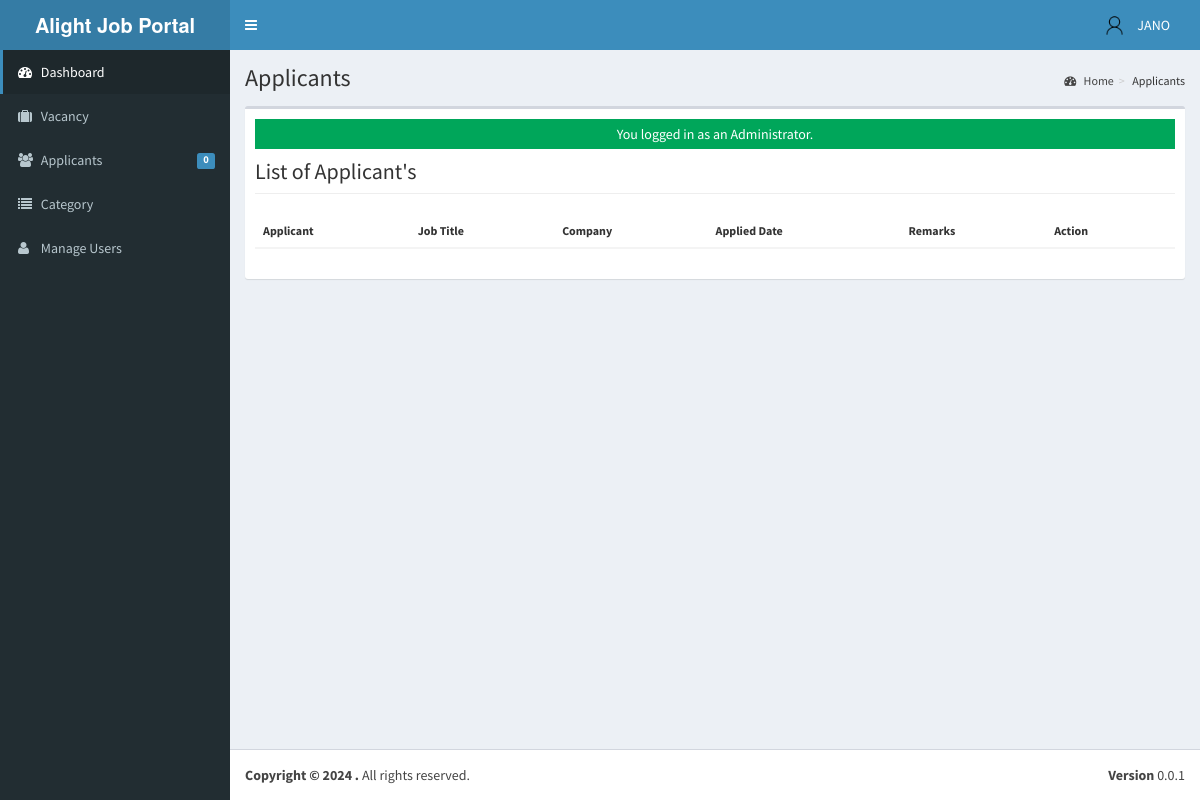
Page /admin/applicants/ (signed in) on the earlier database version.
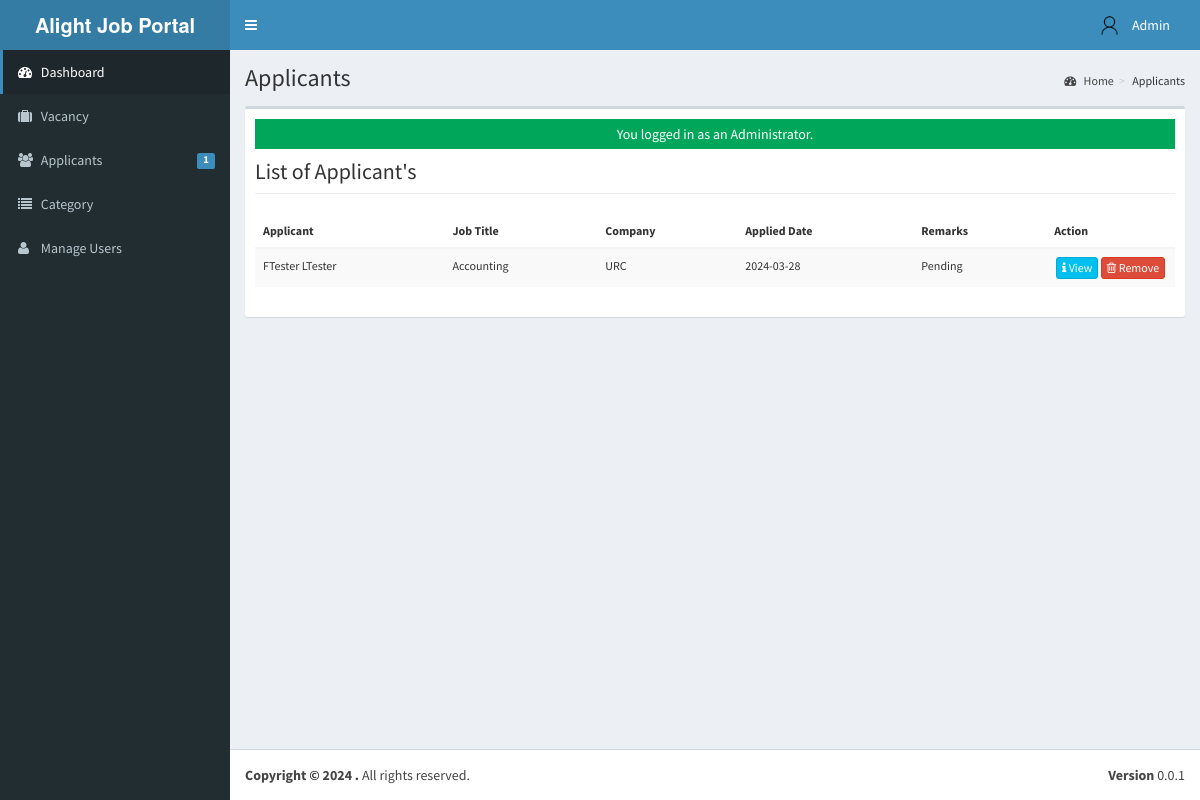
Same page on the later database version.
### tables this page shows
CREATE TABLE `tblusers` (
  `USERID` varchar(30) NOT NULL,
  `FULLNAME` varchar(40) NOT NULL,
  `USERNAME` varchar(90) NOT NULL,
  `PASS` varchar(90) NOT NULL,
  `ROLE` varchar(30) NOT NULL,
  `PICLOCATION` varchar(255) NOT NULL
);

CREATE TABLE `tbljobregistration` (
  `REGISTRATIONID` int(11) NOT NULL,
  `COMPANYID` int(11) NOT NULL,
  `JOBID` int(11) NOT NULL,
  `APPLICANTID` int(11) NOT NULL,
  `APPLICANT` varchar(90) NOT NULL,
  `REGISTRATIONDATE` date NOT NULL,
  `REMARKS` varchar(255) NOT NULL DEFAULT 'Pending',
  `FILEID` int(11) NOT NULL,
  `PENDINGAPPLICATION` tinyint(1) NOT NULL DEFAULT 1,
  `HVIEW` tinyint(1) NOT NULL DEFAULT 1,
  `DATETIMEAPPROVED` datetime NOT NULL
);

CREATE TABLE `tbljob` (
  `JOBID` int(11) NOT NULL,
  `COMPANYID` int(11) NOT NULL,
  `CATEGORY` varchar(90) NOT NULL,
  `OCCUPATIONTITLE` varchar(90) NOT NULL,
  `REQ_NO_EMPLOYEES` int(11) NOT NULL,
  `SALARIES` double NOT NULL,
  `DURATION_EMPLOYEMENT` varchar(90) NOT NULL,
  `QUALIFICATION_WORKEXPERIENCE` text NOT NULL,
  `JOBDESCRIPTION` text NOT NULL,
  `PREFEREDSEX` varchar(30) NOT NULL,
  `SECTOR_VACANCY` text NOT NULL,
  `JOBSTATUS` varchar(90) NOT NULL,
  `DATEPOSTED` datetime NOT NULL
);

CREATE TABLE `tblcompany` (
  `COMPANYID` int(11) NOT NULL,
  `COMPANYNAME` varchar(90) NOT NULL,
  `COMPANYADDRESS` varchar(90) NOT NULL,
  `COMPANYCONTACTNO` varchar(30) NOT NULL,
  `COMPANYSTATUS` varchar(90) NOT NULL,
  `COMPANYMISSION` text NOT NULL
);

### admin/applicants/index.php (called while the page is built, shortened)
<?php
require_once("../../include/initialize.php");
 $title="Applicants";
require_once ("../theme/templates.php");
?>

### include/database.php (called while the page is built, shortened)
<?php
class Database {
	var $query = '';
	public $conn;
	public function open_connection() {
		try {
		$this->conn = new PDO("mysql:host=".server.";dbname=".database_name. "", user,pass);
		$this->conn->setAttribute(PDO::ATTR_ERRMODE, PDO::ERRMODE_EXCEPTION);
		}catch(PDOException $e){
			echo "Problem in database connection! Contact administrator!". $e->getMessage();
		}
	}
	function setQuery($sql='') {
		try {
		   $this->sql_string=$sql;
			$this->query = $this->conn->prepare($this->sql_string);
			$this->query->execute();
		  } catch (PDOException $e) {
		    echo "Failed to get query handle: " . $e->getMessage() . "\n";
		    exit;
		  }
	}
	function loadResultList() {
		$results = $this->query->fetchAll(PDO::FETCH_OBJ);
		return $results;
	}
	function loadSingleResult() {
		$results = $this->query->fetch(PDO::FETCH_OBJ);
		return $results;
	}
}
$mydb = new Database();
?>

### include/accounts.php (called while the page is built, shortened)
<?php
require_once(LIB_PATH.DS.'database.php');
class User {
	protected static  $tblname = "tblusers";
	function single_user($id=""){
			global $mydb;
			$mydb->setQuery("SELECT * FROM ".self::$tblname."
				Where USERID= '{$id}' LIMIT 1");
			$cur = $mydb->loadSingleResult();
			return $cur;
	}
}
?>

### include/function.php (called while the page is built, shortened)
<?php
function currentpage(){
		$this_page = $_SERVER['SCRIPT_NAME'];
	    $bits = explode('/',$this_page);
		 return $bits[3];
	}
		?>

### admin/applicants/list.php (the view, shortened to what the changed rows need)
<div class="row">
   <div class="col-lg-12">
           <h1 class="page-header">List of Applicant's   </h1>
      		</div>
  		 </div>
					<form class="wow fadeInDownaction" action="controller.php?action=delete" Method="POST">
						<table id="dash-table" class="table table-striped  table-hover table-responsive" style="font-size:12px" cellspacing="0">
						  <thead>
						  	<tr>
								<th>Applicant</th>
								<th>Job Title</th>
								<th>Company</th>
								<th>Applied Date</th>
								<th>Remarks</th>
								<th width="14%" >Action</th>
						  	</tr>
						  </thead>
						  <tbody>
						  	<?php
						  		$mydb->setQuery("SELECT * FROM `tblcompany` c  , `tbljobregistration` j, `tbljob` j2, `tblapplicants` a WHERE c.`COMPANYID`=j.`COMPANYID` AND  j.`JOBID`=j2.`JOBID` AND j.`APPLICANTID`=a.`APPLICANTID` ");
						  		$cur = $mydb->loadResultList();
								foreach ($cur as $result) {
						  		echo '<tr>';
						  		echo '<td>'. $result->APPLICANT.'</td>';
						  		echo '<td>' . $result->OCCUPATIONTITLE.'</a></td>';
						  		echo '<td>' . $result->COMPANYNAME.'</a></td>';
						  		echo '<td>'. $result->REGISTRATIONDATE.'</td>';
						  		echo '<td>'. $result->REMARKS.'</td>';
				  				echo '<td align="center" >
				  		             <a title="View" href="index.php?view=view&id='.$result->REGISTRATIONID.'"  class="btn btn-info btn-xs  ">
				  		             <span class="fa fa-info fw-fa"></span> View</a>
				  		             <a title="Remove" href="controller.php?action=delete&id='.$result->REGISTRATIONID.'"  class="btn btn-danger btn-xs  ">
				  		             <span class="fa fa-trash-o fw-fa"></span> Remove</a>
				  					 </td>';
						  		echo '</tr>';
						  	}
						  	?>
						  </tbody>
						</table>
						</form>

### admin/theme/templates.php (shortened to what the changed rows need)
<!DOCTYPE html>
<html>
    <head>
        <link rel="stylesheet" href="<?php echo web_root;?>bootstrap/css/bootstrap.min.css">
        <link rel="stylesheet" href="<?php echo web_root;?>plugins/font-awesome/css/font-awesome.min.css">
        <link rel="stylesheet" href="<?php echo web_root;?>dist/css/AdminLTE.min.css">
        <link rel="stylesheet" href="<?php echo web_root;?>dist/css/skins/_all-skins.min.css">
        <link rel="stylesheet" href="<?php echo web_root;?>plugins/iCheck/flat/blue.css">
        <link rel="stylesheet" href="<?php echo web_root;?>plugins/morris/morris.css">
        <link rel="stylesheet" href="<?php echo web_root;?>plugins/jvectormap/jquery-jvectormap-1.2.2.css">
        <link href="<?php echo web_root; ?>plugins/datepicker/bootstrap-datetimepicker.min.css" rel="stylesheet" media="screen">
        <link rel="stylesheet" href="<?php echo web_root;?>plugins/dataTables/jquery.dataTables.min.css">
        <link rel="stylesheet" href="<?php echo web_root;?>plugins/bootstrap-wysihtml5/bootstrap3-wysihtml5.min.css">
    </head>
 <body class="hold-transition skin-blue fixed sidebar-mini">
<div class="wrapper">
  <header class="main-header">
    <nav class="navbar navbar-static-top" role="navigation">
      <div class="navbar-custom-menu">
        <ul class="nav navbar-nav">
          <?php
              $user = New User();
              $singleuser = $user->single_user($_SESSION['ADMIN_USERID']);
          ?>
          <li class="dropdown user user-menu" style="padding-right: 15px;"  >
            <a href="#" class="dropdown-toggle" data-toggle="dropdown">
              <img src="<?php echo web_root.'admin/user/photos/user.png';?>" class="user-image" alt="User Image">
              <span class="hidden-xs"><?php echo $singleuser->FULLNAME; ?></span>
            </a>
          </li>
        </ul>
      </div>
    </nav>
  </header>
  <aside class="main-sidebar">
    <section class="sidebar">
      <ul class="sidebar-menu">
        <li class="<?php echo (currentpage() == 'applicants') ? "active" : false;?>" >
          <a href="<?php echo web_root ;?>admin/applicants/">
            <i class="fa fa-users"></i> <span>Applicants</span>
            <span class="label label-primary pull-right">
              <?php
                $sql = "SELECT count(*) as 'APPL' FROM `tbljobregistration` WHERE `PENDINGAPPLICATION`=1";
                $mydb->setQuery($sql);
                $pending = $mydb->loadSingleResult();
                echo $pending->APPL;
              ?>
            </span>
          </a>
        </li>
      </ul>
    </section>
  </aside>
  <div class="content-wrapper">
  <section class="content-header">
      <h1>
        <?php echo isset($title) ? $title : ''; ?>
      </h1>
    </section>
         <section class="content">
          <div class="row">
            <div class="col-xs-12">
              <div class="box">
                <div class="box-body">
              <?php
               require_once $content;
               ?>
             </div>
             </div>
           </div>
         </div>
         </section>
 </div>
    </body>
</html>

Differences in the rows shown:
changed tblusers: FULLNAME "JANO" → "Admin"
added tbljobregistration: APPLICANT "FTester LTester", JOBID.OCCUPATIONTITLE "Accounting", COMPANYID.COMPANYNAME "URC", REGISTRATIONDATE "2024-03-28", REMARKS "Pending"
Other differences:
$pending->APPL: "0" → "1"
